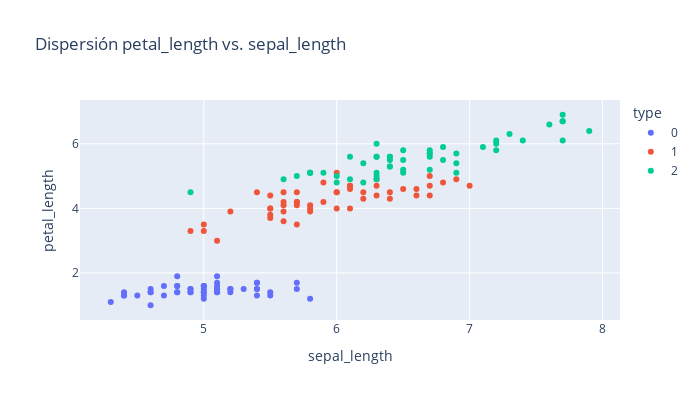

The notebook cell this image was saved under:
### Markdown cell above
## Relación de variables

### Code cell
# Visualizar dispersion entre variables
disp_plot = px.scatter(
    df, 
    x = v[0], 
    y = v[1], 
    color = "type", 
    title = f"Dispersión {v[1]} vs. {v[0]}", 
    width = 700, 
    height = 400
)
disp_plot.show()

### Figure 1 — Plotly figure (JSON) as saved in the notebook; plotly's stock layout.template omitted (floating-point values rounded to 4 significant figures)
{"data": [{"hovertemplate": "type=0<br>sepal_length=%{x}<br>petal_length=%{y}<extra></extra>", "legendgroup": "0", "marker": {"color": "#636efa", "symbol": "circle"}, "mode": "markers", "name": "0", "orientation": "v", "showlegend": true, "type": "scatter", "x": [5.1, 4.9, 4.7, 4.6, 5, 5.4, 4.6, 5, 4.4, 4.9, 5.4, 4.8, 4.8, 4.3, 5.8, 5.7, 5.4, 5.1, 5.7, 5.1, 5.4, 5.1, 4.6, 5.1, 4.8, 5, 5, 5.2, 5.2, 4.7, 4.8, 5.4, 5.2, 5.5, 4.9, 5, 5.5, 4.9, 4.4, 5.1, 5, 4.5, 4.4, 5, 5.1, 4.8, 5.1, 4.6, 5.3, 5], "xaxis": "x", "y": [1.4, 1.4, 1.3, 1.5, 1.4, 1.7, 1.4, 1.5, 1.4, 1.5, 1.5, 1.6, 1.4, 1.1, 1.2, 1.5, 1.3, 1.4, 1.7, 1.5, 1.7, 1.5, 1, 1.7, 1.9, 1.6, 1.6, 1.5, 1.4, 1.6, 1.6, 1.5, 1.5, 1.4, 1.5, 1.2, 1.3, 1.4, 1.3, 1.5, 1.3, 1.3, 1.3, 1.6, 1.9, 1.4, 1.6, 1.4, 1.5, 1.4], "yaxis": "y"}, {"hovertemplate": "type=1<br>sepal_length=%{x}<br>petal_length=%{y}<extra></extra>", "legendgroup": "1", "marker": {"color": "#EF553B", "symbol": "circle"}, "mode": "markers", "name": "1", "orientation": "v", "showlegend": true, "type": "scatter", "x": [7, 6.4, 6.9, 5.5, 6.5, 5.7, 6.3, 4.9, 6.6, 5.2, 5, 5.9, 6, 6.1, 5.6, 6.7, 5.6, 5.8, 6.2, 5.6, 5.9, 6.1, 6.3, 6.1, 6.4, 6.6, 6.8, 6.7, 6, 5.7, 5.5, 5.5, 5.8, 6, 5.4, 6, 6.7, 6.3, 5.6, 5.5, 5.5, 6.1, 5.8, 5, 5.6, 5.7, 5.7, 6.2, 5.1, 5.7], "xaxis": "x", "y": [4.7, 4.5, 4.9, 4, 4.6, 4.5, 4.7, 3.3, 4.6, 3.9, 3.5, 4.2, 4, 4.7, 3.6, 4.4, 4.5, 4.1, 4.5, 3.9, 4.8, 4, 4.9, 4.7, 4.3, 4.4, 4.8, 5, 4.5, 3.5, 3.8, 3.7, 3.9, 5.1, 4.5, 4.5, 4.7, 4.4, 4.1, 4, 4.4, 4.6, 4, 3.3, 4.2, 4.2, 4.2, 4.3, 3, 4.1], "yaxis": "y"}, {"hovertemplate": "type=2<br>sepal_length=%{x}<br>petal_length=%{y}<extra></extra>", "legendgroup": "2", "marker": {"color": "#00cc96", "symbol": "circle"}, "mode": "markers", "name": "2", "orientation": "v", "showlegend": true, "type": "scatter", "x": [6.3, 5.8, 7.1, 6.3, 6.5, 7.6, 4.9, 7.3, 6.7, 7.2, 6.5, 6.4, 6.8, 5.7, 5.8, 6.4, 6.5, 7.7, 7.7, 6, 6.9, 5.6, 7.7, 6.3, 6.7, 7.2, 6.2, 6.1, 6.4, 7.2, 7.4, 7.9, 6.4, 6.3, 6.1, 7.7, 6.3, 6.4, 6, 6.9, 6.7, 6.9, 5.8, 6.8, 6.7, 6.7, 6.3, 6.5, 6.2, 5.9], "xaxis": "x", "y": [6, 5.1, 5.9, 5.6, 5.8, 6.6, 4.5, 6.3, 5.8, 6.1, 5.1, 5.3, 5.5, 5, 5.1, 5.3, 5.5, 6.7, 6.9, 5, 5.7, 4.9, 6.7, 4.9, 5.7, 6, 4.8, 4.9, 5.6, 5.8, 6.1, 6.4, 5.6, 5.1, 5.6, 6.1, 5.6, 5.5, 4.8, 5.4, 5.6, 5.1, 5.1, 5.9, 5.7, 5.2, 5, 5.2, 5.4, 5.1], "yaxis": "y"}], "layout": {"height": 400, "legend": {"title": {"text": "type"}, "tracegroupgap": 0}, "title": {"text": "Dispersión petal_length vs. sepal_length"}, "width": 700, "xaxis": {"anchor": "y", "domain": [0, 1], "title": {"text": "sepal_length"}}, "yaxis": {"anchor": "x", "domain": [0, 1], "title": {"text": "petal_length"}}}}
